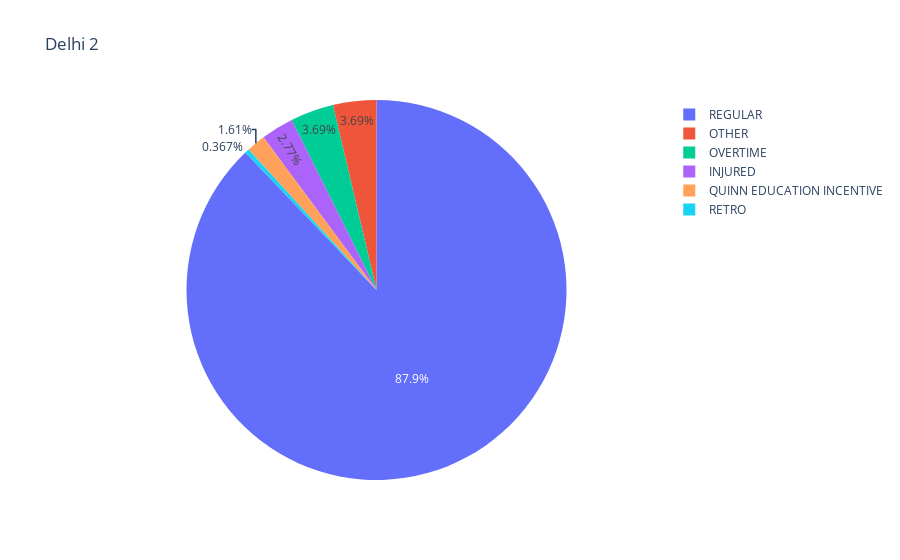

This figure's notebook cell:
### Code cell
total_regular=df['REGULAR'].sum()
total_retro=df['RETRO'].sum()
total_other=df['OTHER'].sum()
total_gross=df['TOTAL_GROSS'].sum()
total_overtime=df['OVERTIME'].sum()
total_quinn=df['QUINN_EDUCATION_INCENTIVE'].sum()
total_injured=df['INJURED'].sum()
data=[total_regular,total_retro,total_other,total_other,total_quinn,total_injured]
title=['REGULAR','RETRO','OTHER','OVERTIME','QUINN EDUCATION INCENTIVE','INJURED']
import matplotlib.pyplot as plt
import plotly.express as px
fig = px.pie(df, values=data, names=title, title='Delhi 2')

fig.show()
print(data)

### Figure 1 — Plotly figure (JSON) as saved in the notebook; plotly's stock layout.template omitted (floating-point values rounded to 4 significant figures)
{"data": [{"domain": {"x": [0, 1], "y": [0, 1]}, "hovertemplate": "label=%{label}<br>value=%{value}<extra></extra>", "labels": ["REGULAR", "RETRO", "OTHER", "OVERTIME", "QUINN EDUCATION INCENTIVE", "INJURED"], "legendgroup": "", "name": "", "showlegend": true, "type": "pie", "values": [1554000000.0, 6489000.0, 65150000.0, 65150000.0, 28540000.0, 49030000.0]}], "layout": {"legend": {"tracegroupgap": 0}, "title": {"text": "Delhi 2"}}}
